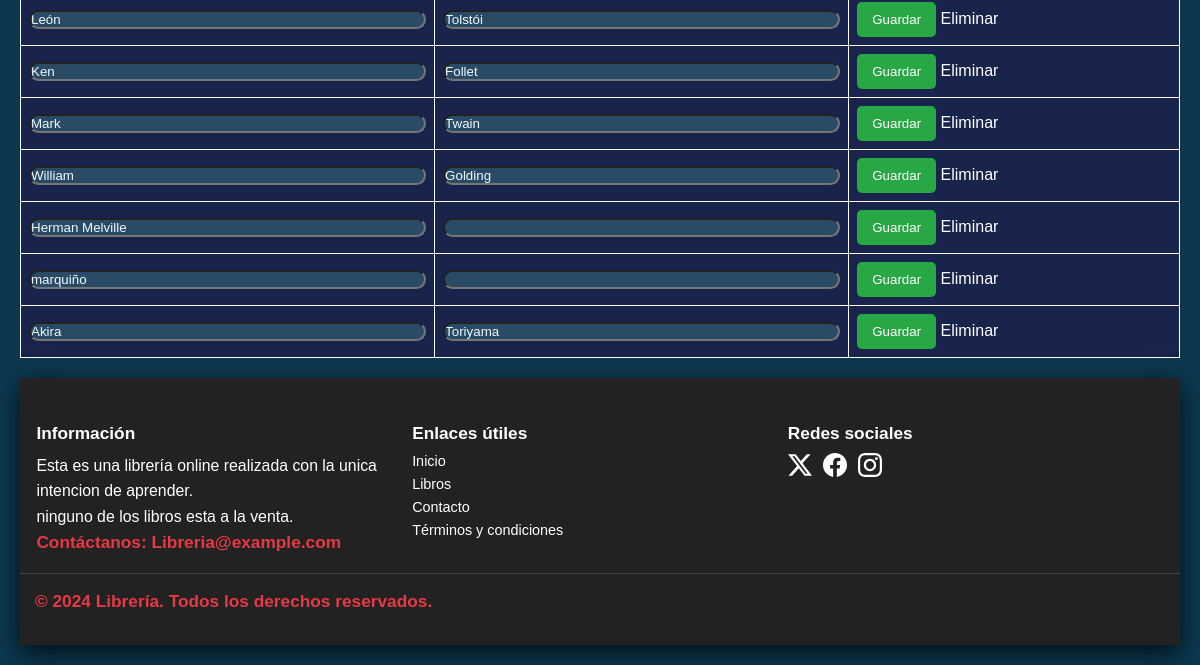
The app's page /agregarautor (signed in, lower part), older data.
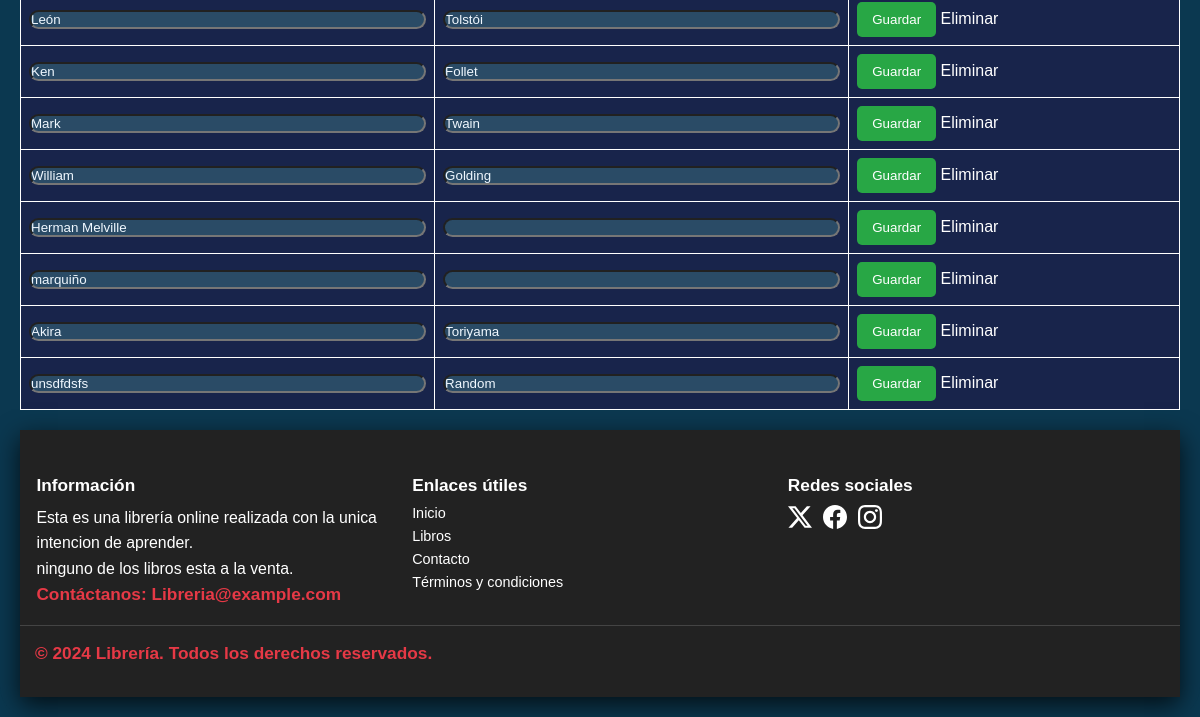
The same page, newer data.
### models/controladordatabase.py (models this page shows, shortened)
class Autor(db.Model):
    __tablename__ = 'Autores'
    id = db.Column(db.Integer, primary_key=True)
    nombre = db.Column(db.String(100), nullable=False)
    apellido = db.Column(db.String(100), nullable=False)
    nacionalidad = db.Column(db.String(100), nullable=True)
    libros = db.relationship('Libros', backref='autor', lazy=True)

### routes/libros.py (the view, shortened to what this page needs)
@libros.route('/agregarautor', methods=['GET', 'POST'])
@admin_required
def agregar_autor():
    autores = Autor.query.all()
    return render_template('libros/agregar_autor.html', autores=autores)

### routes/login.py (called while the page is built)
def admin_required(f):
    @wraps(f)
    def decorated_function(*args, **kwargs):
        if "nombre" not in session:
            flash("Acceso denegado: Debes iniciar sesión.")
            return redirect(url_for('user.index_login'))
        if session.get('rol') != 'admin':
            flash("Acceso denegado: Se requiere rol de administrador.")
            return redirect(url_for('libros.bienvenida'))
        return f(*args, **kwargs)
    return decorated_function

### templates/libros/agregar_autor.html (shortened to what this page needs)
{% extends 'layout.html' %}
{% block content %}
    <br>
    <table class="table">
        <tbody>
            {% for autor in autores %}
            <tr>
                <form action="{{ url_for('libros.editar_autor', id=autor.id) }}" method="post">
                    <td>
                        <input style="border-radius: 30px; width: 100%; height: 100%; background-color: #2a4b66; color: aliceblue;" type="text" name="nombre_autor" value="{{ autor.nombre }}" class="input_field" required>
                    </td>
                    <td>
                        <input style="border-radius: 30px; width: 100%; height: 100%; background-color: #2a4b66; color: aliceblue;" type="text" name="apellido_autor" value="{{ autor.apellido }}" class="input_field">
                    </td>
                    <td>
                        <button type="submit" class="btn_log">Guardar</button>
                        <a href="{{ url_for('libros.eliminar_autor', id=autor.id) }}" class="btn_delete" onclick="return confirm('¿Estás seguro de eliminar este autor?');">Eliminar</a>
                    </td>
                </form>
            </tr>
            {% endfor %}
        </tbody>
    </table>
{% endblock %}

Row changes from the older to the newer data that the page shows:
added Autor: nombre_autor "unsdfdsfs", apellido_autor "Random"
